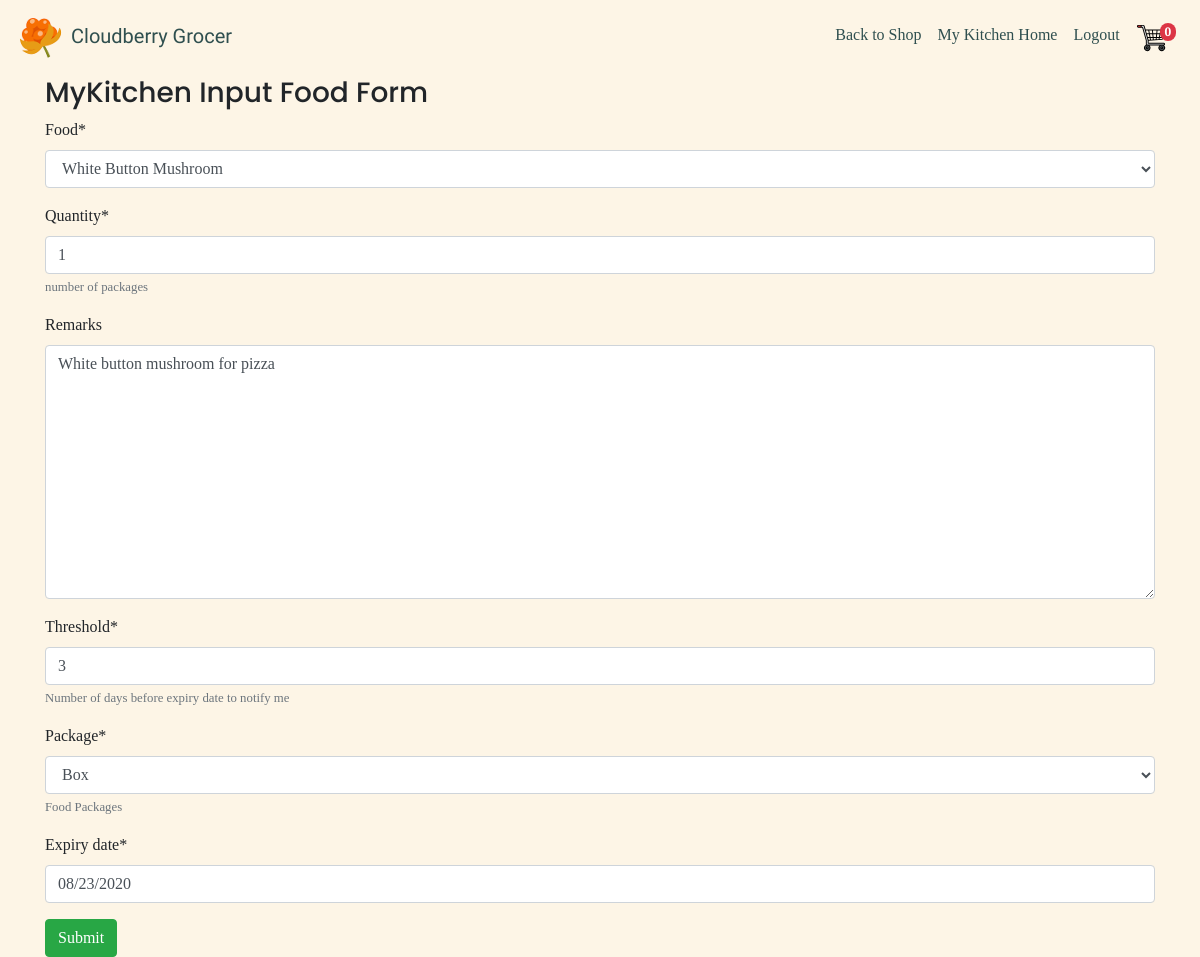
The page /mykitchen/update-food-item/20/13/8 (signed in) on the database its author committed.
### mykitchen/models.py (models this page shows, shortened)
class FoodItem(models.Model):
    food = models.ForeignKey(Product, on_delete=models.SET_NULL, null=True)
    location = models.ForeignKey(StorageLocation, on_delete=models.CASCADE)
    quantity = models.IntegerField(blank=False, help_text="number of packages")
    remarks = models.TextField(blank=True, max_length=600)
    expiry_date = models.DateField(
        null=True, blank=True, help_text='Enter date in YYYY-MM-DD format')
    threshold = models.IntegerField(blank=False,
                                    help_text="Number of days before expiry"
                                    " date to notify me")
    edited_by = models.ForeignKey(User, blank=False,
                                  on_delete=models.SET(get_sentinel_user))
    PACKAGES = (
        ('bar', 'Bar'),
        ('bottle', 'Bottle'),
        ('box', 'Box'),
        ('pack', 'Pack'),
        ('roll', 'Roll'),
        ('tin', 'Tin')
    )
    package = models.CharField(blank=False, choices=PACKAGES,
                               max_length=7, default="pack",
                               help_text="Food Packages")

### mykitchen/views.py (the view)
@login_required
@permission_required('mykitchen.change_fooditem')
def edit_food_item(request, household_id, storage_id, food_id):
    user = request.user
    storage = get_object_or_404(StorageLocation, pk=storage_id)
    household = get_object_or_404(Household, pk=household_id)
    food_to_edit = FoodItem.objects.get(id=food_id)
    try:
        member = Member.objects.get(user=user)
    except Member.DoesNotExist:
        member = None
    if household:
        if user.username == household.owner.username:
            if request.method == 'POST':
                food_form = FoodItemForm(request.POST, instance=food_to_edit)
                if food_form.is_valid():
                    food_instance = food_form.save(commit=False)
                    food_instance.edited_by = request.user
                    food_instance.location = storage
                    food_instance.save()
                    messages.success(
                        request,
                        f" Food Item {food_instance.food}"
                        f" has been edited on"
                        f" {datetime.datetime.now().strftime('%b %d, %Y, %H:%M:%S')}")
                    return redirect(reverse(index))
                else:
                    return render(request,
                                  'mykitchen/update_food.template.html', {
                                   'form': food_form
                                  })
            else:
                food_form = FoodItemForm(instance=food_to_edit)
                return render(request, 'mykitchen/update_food.template.html', {
                    'form': food_form
                })
        elif member:
            if member.household == household:
                if request.method == 'POST':
                    food_form = FoodItemForm(request.POST,
                                             instance=food_to_edit)
                    if food_form.is_valid():
                        food_instance = food_form.save(commit=False)
                        food_instance.edited_by = request.user
                        food_instance.location = storage
                        food_instance.save()
                        messages.success(
                            request,
                            f" Food Item {food_instance.food}"
                            f" has been edited on"
                            f" {datetime.datetime.now().strftime('%b %d, %Y, %H:%M:%S')}")
                        return redirect(reverse(index))
                    else:
                        return render(request,
                                      'mykitchen/update_food.template.html', {
                                       'form': food_form
                                      })
                else:
                    food_form = FoodItemForm(instance=food_to_edit)
                    return render(request,
                                  'mykitchen/update_food.template.html', {
                                   'form': food_form
                                  })
            else:
                raise PermissionDenied
    else:
        return Http404

### mykitchen/forms.py
class FoodItemForm(forms.ModelForm):
    expiry_date = forms.DateField(widget=forms.DateInput(
        format=('%m/%d/%Y'), attrs={'class': 'datepicker'}
        ))
    class Meta:
        model = FoodItem
        fields = ('food', 'quantity', 'remarks', 'threshold',
                  'package', 'expiry_date')
        widgets = {
        }
        exclude = ('edited_by',)

### cart/contexts.py (called while the page is built)
def cart_contents(request):
    cart = request.session.get("shopping_cart", {})
    return {
        'shopping_cart': cart,
        'item_count': len(cart)
}

### products/models.py (called while the page is built)
    def __str__(self):
        return self.name

### mykitchen/templates/mykitchen/update_food.template.html (shortened to what this page needs)
{% extends 'base_kitchen.template.html' %}
{%load crispy_forms_tags %}
{%load static%}
{%block content%}
    <h3>MyKitchen Input Food Form</h3>
    <form method="POST">
    {{ form|crispy }}
    <input type="submit" role="button" class="btn btn-success" value="Submit"/>
    </form>
{% endblock %}

### static/css/styles.css (style rules this page uses)
body { background-color: oldlace; font-family: 'Bitter', serif; }
h1,h2,h3,h4,h5,h6 { font-family: 'Poppins', sans-serif; }

### rows shown on the page
FoodItem: food "White Button Mushroom", quantity "1", remarks "White button mushroom for pizza", threshold "3", package "Box", expiry_date "08/23/2020"

### other values the page prints
{{ item_count }} "0"
